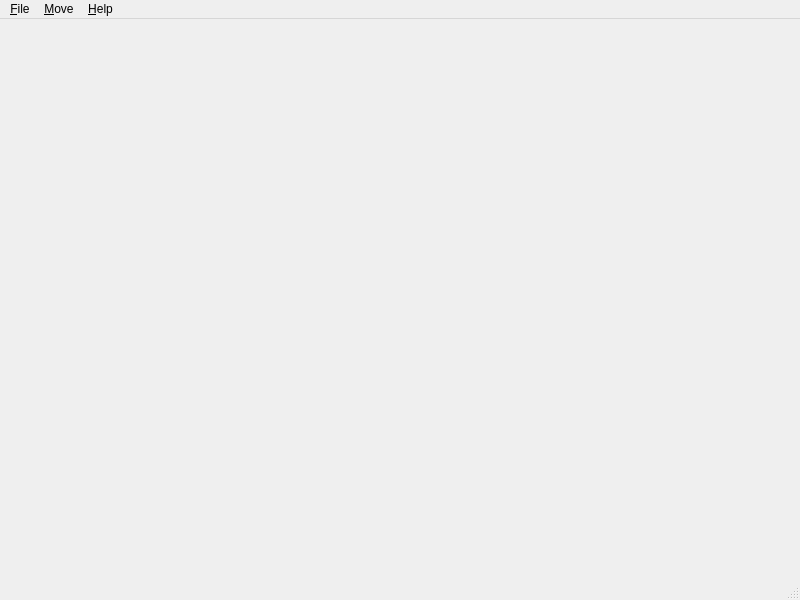
<ui version="4.0" >
 <class>CQSeahaven</class>
 <widget class="QMainWindow" name="CQSeahaven" >
  <property name="geometry" >
   <rect>
    <x>0</x>
    <y>0</y>
    <width>800</width>
    <height>600</height>
   </rect>
  </property>
  <property name="windowTitle" >
   <string>MainWindow</string>
  </property>
  <widget class="QWidget" name="centralwidget" >
   <property name="sizePolicy" >
    <sizepolicy>
     <hsizetype>7</hsizetype>
     <vsizetype>7</vsizetype>
     <horstretch>0</horstretch>
     <verstretch>0</verstretch>
    </sizepolicy>
   </property>
   <layout class="QVBoxLayout" >
    <property name="margin" >
     <number>0</number>
    </property>
    <property name="spacing" >
     <number>0</number>
    </property>
    <item>
     <widget class="QWidget" native="1" name="canvas" />
    </item>
   </layout>
  </widget>
  <widget class="QMenuBar" name="menubar" >
   <property name="geometry" >
    <rect>
     <x>0</x>
     <y>0</y>
     <width>800</width>
     <height>33</height>
    </rect>
   </property>
   <widget class="QMenu" name="menu_File" >
    <property name="title" >
     <string>&amp;File</string>
    </property>
    <addaction name="action_New_Game" />
    <addaction name="separator" />
    <addaction name="action_Quit" />
   </widget>
   <widget class="QMenu" name="menu_Move" >
    <property name="title" >
     <string>&amp;Move</string>
    </property>
    <addaction name="action_Solve" />
   </widget>
   <widget class="QMenu" name="menu_Help" >
    <property name="title" >
     <string>&amp;Help</string>
    </property>
    <addaction name="action_Help" />
   </widget>
   <addaction name="menu_File" />
   <addaction name="menu_Move" />
   <addaction name="menu_Help" />
  </widget>
  <widget class="QStatusBar" name="statusbar" />
  <action name="action_Quit" >
   <property name="text" >
    <string>&amp;Quit</string>
   </property>
  </action>
  <action name="action_Solve" >
   <property name="text" >
    <string>&amp;Solve</string>
   </property>
   <property name="iconText" >
    <string>Solve</string>
   </property>
   <property name="toolTip" >
    <string>Solve</string>
   </property>
  </action>
  <action name="action_Help" >
   <property name="text" >
    <string>&amp;Help</string>
   </property>
  </action>
  <action name="action_New_Game" >
   <property name="text" >
    <string>&amp;New Game</string>
   </property>
  </action>
 </widget>
 <resources/>
 <connections>
  <connection>
   <sender>action_Quit</sender>
   <signal>triggered()</signal>
   <receiver>CQSeahaven</receiver>
   <slot>close()</slot>
   <hints>
    <hint type="sourcelabel" >
     <x>-1</x>
     <y>-1</y>
    </hint>
    <hint type="destinationlabel" >
     <x>480</x>
     <y>404</y>
    </hint>
   </hints>
  </connection>
 </connections>
</ui>
